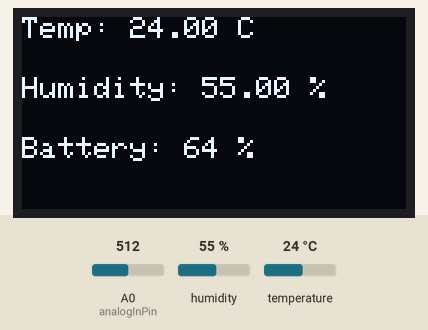
Recording of a sketch running on a simulated ESP8266 (NodeMCU). Parts: 128×64 one-colour display. Inputs (shaded band) come from the test bench; at power-on: humidity 55 %, A0 (analogInPin) = 512, temperature 24 °C. WiFi joins after 1.5 s; servers stay silent unless stated.

Above: at 3.0 s.
3.1 s: humidity set to 22 %
At 6.1 s:
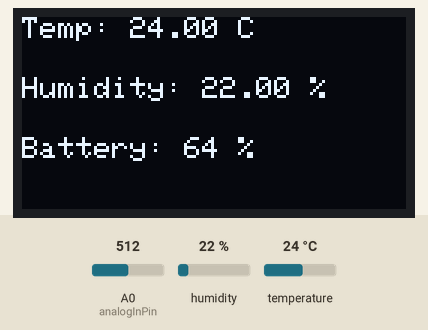
6.4 s: A0 (analogInPin) set to 716
At 7.1 s:
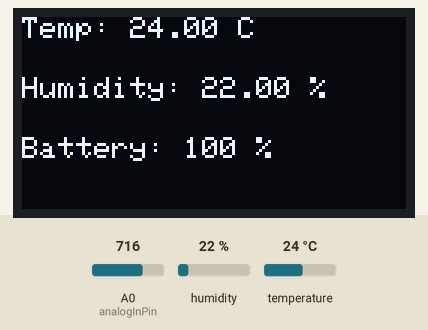
8.5 s: temperature set to 12 °C
At 11.6 s:
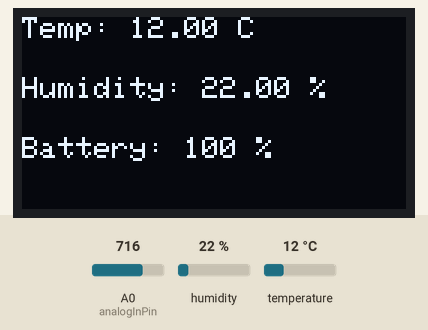
12.6 s: A0 (analogInPin) set to 511
At 13.8 s:
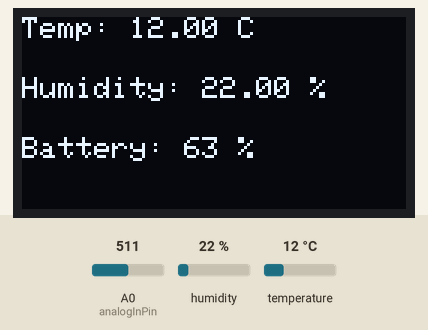
14.7 s: humidity set to 40 %
At 18.3 s:
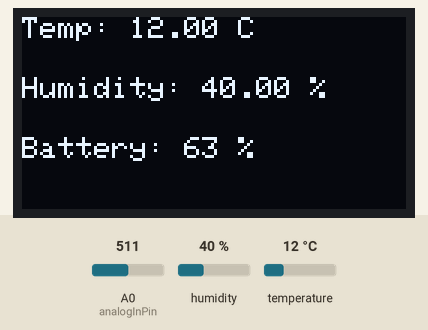
18.7 s: A0 (analogInPin) set to 306
At 19.2 s:
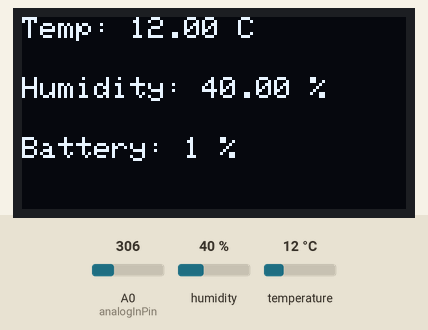
Timing chart, 0 to 21.7 s (numbered marks = the images above; inputs shaded):
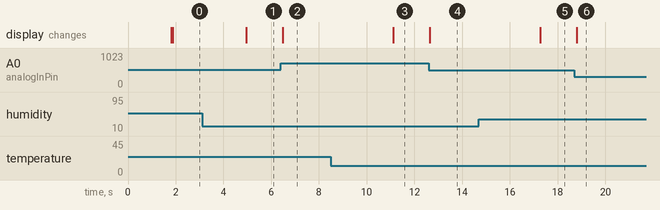

Measured:
- after the input at 3.1 s, the display: changes after 1.9 s (image 1)
- after the input at 6.4 s, the display: changes after 0.09 s (image 2)
- after the input at 8.5 s, the display: changes after 2.6 s (image 3)
- after the input at 12.6 s, the display: changes at once (image 4)
- after the input at 14.7 s, the display: changes after 2.6 s (image 5)
- after the input at 18.7 s, the display: changes after 0.10 s (image 6)

The sketch:

Battery_Monitoring.ino
```cpp
// Battery Monitoring Coding

#define BLYNK_TEMPLATE_ID "TMPL3EhguZ-jF"
#define BLYNK_TEMPLATE_NAME "UPS Monitoring"
#define BLYNK_AUTH_TOKEN "pKuZlMkuFj4peYwqqAgbz0z2-PO3wQyu"

#define BLYNK_PRINT Serial

#include <ESP8266WiFi.h>
#include <BlynkSimpleEsp8266.h>
#include <DHT.h>
#include <Adafruit_GFX.h>
#include <Adafruit_SSD1306.h>

char auth[] = "pKuZlMkuFj4peYwqqAgbz0z2-PO3wQyu";
char ssid[] = "iot";
char pass[] = "123456789";

#define SCREEN_WIDTH 128
#define SCREEN_HEIGHT 64
#define OLED_RESET -1

DHT dht(D3, DHT11);
BlynkTimer timer;

Adafruit_SSD1306 display(SCREEN_WIDTH, SCREEN_HEIGHT, &Wire, OLED_RESET);

int analogInPin = A0;
float calibration = 0.40;
float voltage;
int batteryPercent;

float mapfloat(float x, float in_min, float in_max, float out_min, float out_max) {
  return (x - in_min) * (out_max - out_min) / (in_max - in_min) + out_min;
}

void setup() {
  Serial.begin(115200);
  dht.begin();
  Blynk.begin(auth, ssid, pass);

  display.begin(SSD1306_SWITCHCAPVCC, 0x3C);
  display.clearDisplay();
  display.setTextColor(WHITE);
}

void loop() {
  Blynk.run();

  float h = dht.readHumidity();
  float t = dht.readTemperature();

  int sensorValue = analogRead(analogInPin);
  voltage = (((sensorValue * 3.3) / 1024) * 2 + calibration);
  batteryPercent = mapfloat(voltage, 2.8, 4.2, 0, 100);

  batteryPercent = constrain(batteryPercent, 1, 100);

  Blynk.virtualWrite(V1, t);
  Blynk.virtualWrite(V2, h);
  Blynk.virtualWrite(V3, voltage);
  Blynk.virtualWrite(V4, batteryPercent);

  if (batteryPercent <= 30) {
    Blynk.logEvent("battery_low", "Battery level below 30%");
  }

  display.clearDisplay();
  display.setTextSize(1);
  display.setCursor(0, 0);
  display.print("Temp: ");
  display.print(t);
  display.print(" C");

  display.setCursor(0, 20);
  display.print("Humidity: ");
  display.print(h);
  display.print(" %");

  display.setCursor(0, 40);
  display.print("Battery: ");
  display.print(batteryPercent);
  display.print(" %");

  display.display();
  delay(1500);
}
```
